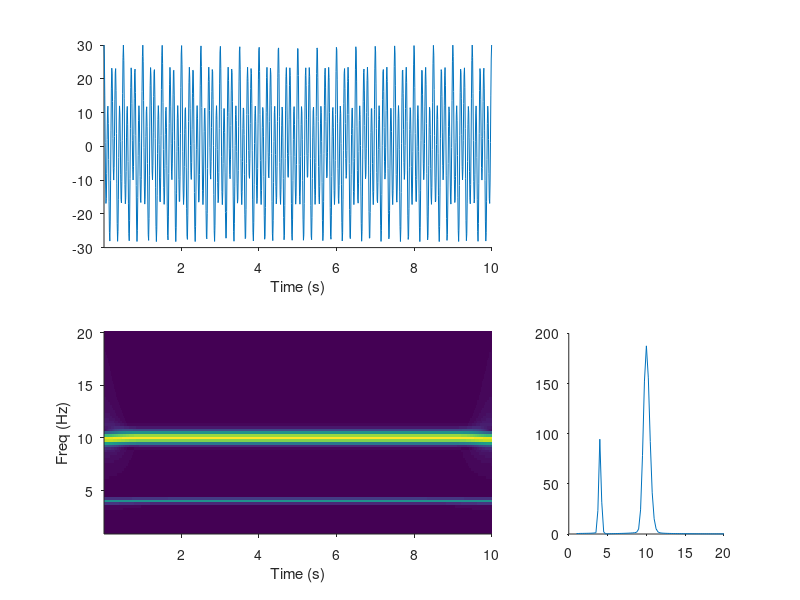

Reproduce this figure in MATLAB.
function [m_Transform,v_freq] = f_MGT(v_Signal,s_Fr,minf,maxf,resf);
% This function calculates the wavelet transform of a signal of interest
% using a Gabor-Morlet kernel.
%
% Sintaxis:
%           f_MyGT(Y,Fr,minf,maxf,resf,b_2Draw)
% Inputs:
%           v_Signal: Signal to transform.
%           s_Fr: Sample frequency
%           minf: min transform frequency. Default 10
%           maxf: max transform frequency. Default 15
%           resf: frequency resolution. Default 0.1
%
% Outputs:
%           m_Transform: Matrix containing the complex wavelet transform of
%           the signal between the designed frequencies. In order to get
%           the amplitude information use abs(m_Transform) and to get the
%           phase information use angle(m_Transform)
%
%           v_freq: vector containing the frequency information in
%           m_Transform.
%
% See also f_FFTPowAsLab, f_GeneralDynamics, f_PhaseAnalysis, f_SpindleDetection
%
% Alejandro Osorio-Forero 2019
    
    %% Initialization
    if nargin<4 || isempty(resf)
        resf     = 0.1;
    end
    if nargin<3 || isempty(maxf) || isempty(minf)
        maxf     = 15;
        minf     = 10;
    end
    
    % In case of empty, this part of the function just test the GT
    if nargin<2
%         close all
        clear all
        clc

        minf        = 1;
        maxf        = 20;
        resf        = 0.25;

        % Test Alpha for a drowsy human
%         d_drow = load('drowsy.mat');
%         s_Fr          = d_drow.s_SRate;    
%         v_Signal	= d_drow.v_EEGData(s_Fr*20:s_Fr*100);   

        % Test mouse in NR sleep
%         d_file = matfile('MouseS1inNR.mat');
%         s_Fr     = 200;    
%         v_Signal = d_file.v_Signal;
%         v_Signal = resample(v_Signal(1:end-1),200,d_file.s_Fs);

% %         % Test Two signals
        s_Fr     = 100;    
        v_t=linspace(0,10,1000);
        v_Signal = 10*cos (4*2*pi*v_t)+20*cos(10*2*pi*v_t); % sinusoidal of 10 amplitude and 4 hz and anotherone with 20 amplitude and 10 Hz 

%%%%%%%%%%%%%%%%%%%%%%%%%%%%%%%%%
    end % DO NOT COMMENT THIS END
    
   % This is to put the signal as a column vector instead of a row vector 
   if size(v_Signal,1)<size(v_Signal,2)
       v_Signal=v_Signal';
   end

    cycles      = 4;

    v_freq      = minf : resf : maxf;
    s_Len       = length(v_Signal);
    s_HalfLen   = floor(s_Len / 2) + 1;
    

    % In case of drawing 
    v_YFFT      = fft(v_Signal, numel(v_Signal));
    
    v_WAxis = (2.* pi./ s_Len).* (0:(s_Len - 1));   % Vector with length of signal normalized to 2Pi
    v_WAxis = v_WAxis.* s_Fr;
    v_WAxisHalf = v_WAxis(1:s_HalfLen);             % first half of the signal, until Pi*sampling rate
    m_Transform    = zeros(numel(v_freq), length(v_Signal));% Initial matrix
    
    for iter    = 1:length(v_freq);

        s_ActFrq = v_freq(iter); % Current Frequency

        dtseg      = cycles * (1 /s_ActFrq); % Size of the gaussian window (pretty much the standard deviation of the gaussian)
        
        v_WinFFT = zeros(s_Len, 1);

        % Transform with normalizations
        v_WinFFT(1:s_HalfLen) = 2*exp(-0.5.* realpow(v_WAxisHalf - (2.* pi.* s_ActFrq), 2).*realpow(dtseg,2));        
        v_WinFFT = v_WinFFT.* sqrt(s_Len)./ norm(v_WinFFT, 2); % Normalization L2
%         % Normalization for unitary energy
        m_Transform(iter,:) = ifft(v_YFFT.* v_WinFFT)./ sqrt(dtseg);

        % No normalization
%           v_WinFFT(1:s_HalfLen) = 2*exp(-0.5.* realpow(v_WAxisHalf - (2.* pi.* s_ActFrq), 2).*realpow(dtseg,2));
%           m_Transform(iter,:) = ifft(v_YFFT.*v_WinFFT);
    end

    if nargin<2
        figure('color','w');
        h(1)=subplot(2,3,4:5);
        imagesc([1:s_Len]/s_Fr,v_freq,abs(m_Transform(:,:)));
        xlabel('Time (s)')
        ylabel('Freq (Hz)')
        h(2)=subplot(2,3,1:2);
        plot([1:s_Len]/s_Fr,v_Signal)
        xlabel('Time (s)')
        linkaxes(h,'x')
        set(h,'box','off','tickdir','out','xlim',[1,s_Len]/s_Fr,'ydir','normal');
        g(1) = subplot(2,3,6);
        plot(v_freq,mean(abs(m_Transform(:,:))'))
        set(g,'box','off','tickdir','out');
    end
end